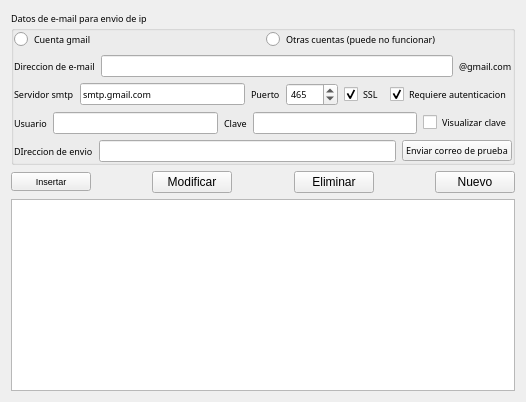
     <widget class="QWidget" name="tab_12">
      <attribute name="icon">
       <iconset resource="recoverdrake.qrc">
        <normaloff>:/Imagenes/mail.png</normaloff>:/Imagenes/mail.png</iconset>
      </attribute>
      <attribute name="title">
       <string>Correo</string>
      </attribute>
      <layout class="QGridLayout" name="gridLayout_39">
       <item row="0" column="0" colspan="8">
        <widget class="QGroupBox" name="groupBox_22">
         <property name="sizePolicy">
          <sizepolicy hsizetype="Expanding" vsizetype="Preferred">
           <horstretch>0</horstretch>
           <verstretch>0</verstretch>
          </sizepolicy>
         </property>
         <property name="font">
          <font>
           <family>Sans Serif</family>
           <pointsize>7</pointsize>
           <weight>50</weight>
           <italic>false</italic>
           <bold>false</bold>
          </font>
         </property>
         <property name="title">
          <string>Datos de e-mail para envio de ip</string>
         </property>
         <layout class="QGridLayout" name="gridLayout_34">
          <property name="leftMargin">
           <number>0</number>
          </property>
          <property name="topMargin">
           <number>0</number>
          </property>
          <property name="rightMargin">
           <number>0</number>
          </property>
          <property name="bottomMargin">
           <number>0</number>
          </property>
          <item row="0" column="0">
           <widget class="QRadioButton" name="radioButton_54">
            <property name="text">
             <string>Cuenta gmail</string>
            </property>
           </widget>
          </item>
          <item row="1" column="0" colspan="2">
           <layout class="QGridLayout" name="gridLayout_36">
            <item row="0" column="0">
             <widget class="QLabel" name="label_191">
              <property name="text">
               <string>Direccion de e-mail</string>
              </property>
             </widget>
            </item>
            <item row="0" column="1">
             <widget class="QLineEdit" name="lineEdit_8">
              <property name="whatsThis">
               <string>Si activas esta opcion tendras que abrir los puertos de tu router desde 5900 al 5910 minimo</string>
              </property>
              <property name="alignment">
               <set>Qt::AlignRight|Qt::AlignTrailing|Qt::AlignVCenter</set>
              </property>
             </widget>
            </item>
            <item row="0" column="2">
             <widget class="QLabel" name="label_192">
              <property name="text">
               <string>@gmail.com</string>
              </property>
             </widget>
            </item>
           </layout>
          </item>
          <item row="3" column="0" colspan="2">
           <layout class="QGridLayout" name="gridLayout_37">
            <item row="0" column="5">
             <widget class="QCheckBox" name="checkBox_6">
              <property name="text">
               <string>Requiere autenticacion</string>
              </property>
              <property name="checked">
               <bool>true</bool>
              </property>
             </widget>
            </item>
            <item row="0" column="4">
             <widget class="QCheckBox" name="checkBox_5">
              <property name="text">
               <string>SSL</string>
              </property>
              <property name="checked">
               <bool>true</bool>
              </property>
             </widget>
            </item>
            <item row="0" column="0">
             <widget class="QLabel" name="label_193">
              <property name="text">
               <string>Servidor smtp</string>
              </property>
             </widget>
            </item>
            <item row="0" column="1">
             <widget class="QLineEdit" name="lineEdit_9">
              <property name="text">
               <string>smtp.gmail.com</string>
              </property>
             </widget>
            </item>
            <item row="0" column="2">
             <widget class="QLabel" name="label_195">
              <property name="text">
               <string>Puerto</string>
              </property>
             </widget>
            </item>
            <item row="0" column="3">
             <widget class="QSpinBox" name="spinBox">
              <property name="maximum">
               <number>99999</number>
              </property>
              <property name="value">
               <number>465</number>
              </property>
             </widget>
            </item>
           </layout>
          </item>
          <item row="4" column="0" colspan="2">
           <layout class="QGridLayout" name="gridLayout_38">
            <item row="0" column="2">
             <widget class="QLabel" name="label_194">
              <property name="text">
               <string>Clave</string>
              </property>
             </widget>
            </item>
            <item row="0" column="3">
             <widget class="QLineEdit" name="lineEdit_10">
              <property name="echoMode">
               <enum>QLineEdit::Password</enum>
              </property>
             </widget>
            </item>
            <item row="0" column="4">
             <widget class="QCheckBox" name="checkBox_7">
              <property name="font">
               <font>
                <pointsize>7</pointsize>
               </font>
              </property>
              <property name="text">
               <string>Visualizar clave</string>
              </property>
             </widget>
            </item>
            <item row="0" column="0">
             <widget class="QLabel" name="label_190">
              <property name="text">
               <string>Usuario</string>
              </property>
             </widget>
            </item>
            <item row="0" column="1">
             <widget class="QLineEdit" name="lineEdit_12"/>
            </item>
           </layout>
          </item>
          <item row="0" column="1">
           <widget class="QRadioButton" name="radioButton_55">
            <property name="text">
             <string>Otras cuentas (puede no funcionar)</string>
            </property>
           </widget>
          </item>
          <item row="5" column="0" colspan="2">
           <layout class="QGridLayout" name="gridLayout_35">
            <item row="0" column="1">
             <widget class="QLineEdit" name="lineEdit_11"/>
            </item>
            <item row="0" column="0">
             <widget class="QLabel" name="label_189">
              <property name="text">
               <string>DIreccion de envio</string>
              </property>
             </widget>
            </item>
            <item row="0" column="2">
             <widget class="QPushButton" name="pushButton_17">
              <property name="text">
               <string>Enviar correo de prueba</string>
              </property>
              <property name="icon">
               <iconset resource="recoverdrake.qrc">
                <normaloff>:/Imagenes/mail.png</normaloff>:/Imagenes/mail.png</iconset>
              </property>
              <property name="iconSize">
               <size>
                <width>25</width>
                <height>25</height>
               </size>
              </property>
             </widget>
            </item>
           </layout>
          </item>
         </layout>
        </widget>
       </item>
       <item row="2" column="4">
        <widget class="QPushButton" name="pushButton_16">
         <property name="text">
          <string>Eliminar</string>
         </property>
         <property name="icon">
          <iconset resource="recoverdrake.qrc">
           <normaloff>:/Imagenes/bad.png</normaloff>:/Imagenes/bad.png</iconset>
         </property>
         <property name="iconSize">
          <size>
           <width>25</width>
           <height>25</height>
          </size>
         </property>
        </widget>
       </item>
       <item row="4" column="0" colspan="8">
        <widget class="QTableView" name="tableView_2">
         <property name="editTriggers">
          <set>QAbstractItemView::NoEditTriggers</set>
         </property>
         <property name="alternatingRowColors">
          <bool>true</bool>
         </property>
         <property name="selectionBehavior">
          <enum>QAbstractItemView::SelectRows</enum>
         </property>
        </widget>
       </item>
       <item row="2" column="0">
        <widget class="QPushButton" name="pushButton_14">
         <property name="font">
          <font>
           <pointsize>7</pointsize>
           <weight>50</weight>
           <bold>false</bold>
          </font>
         </property>
         <property name="text">
          <string>Insertar</string>
         </property>
         <property name="icon">
          <iconset resource="recoverdrake.qrc">
           <normaloff>:/Imagenes/good.png</normaloff>:/Imagenes/good.png</iconset>
         </property>
         <property name="iconSize">
          <size>
           <width>25</width>
           <height>25</height>
          </size>
         </property>
        </widget>
       </item>
       <item row="2" column="5">
        <spacer name="horizontalSpacer_14">
         <property name="orientation">
          <enum>Qt::Horizontal</enum>
         </property>
         <property name="sizeHint" stdset="0">
          <size>
           <width>40</width>
           <height>20</height>
          </size>
         </property>
        </spacer>
       </item>
       <item row="2" column="2">
        <widget class="QPushButton" name="pushButton_15">
         <property name="text">
          <string>Modificar</string>
         </property>
         <property name="icon">
          <iconset resource="recoverdrake.qrc">
           <normaloff>:/Imagenes/sustituir.png</normaloff>:/Imagenes/sustituir.png</iconset>
         </property>
         <property name="iconSize">
          <size>
           <width>25</width>
           <height>25</height>
          </size>
         </property>
        </widget>
       </item>
       <item row="2" column="1">
        <spacer name="horizontalSpacer_12">
         <property name="orientation">
          <enum>Qt::Horizontal</enum>
         </property>
         <property name="sizeHint" stdset="0">
          <size>
           <width>40</width>
           <height>20</height>
          </size>
         </property>
        </spacer>
       </item>
       <item row="2" column="3">
        <spacer name="horizontalSpacer_13">
         <property name="orientation">
          <enum>Qt::Horizontal</enum>
         </property>
         <property name="sizeHint" stdset="0">
          <size>
           <width>40</width>
           <height>20</height>
          </size>
         </property>
        </spacer>
       </item>
       <item row="2" column="6" colspan="2">
        <widget class="QPushButton" name="pushButton_18">
         <property name="text">
          <string>Nuevo</string>
         </property>
         <property name="icon">
          <iconset resource="recoverdrake.qrc">
           <normaloff>:/Imagenes/borrar.png</normaloff>:/Imagenes/borrar.png</iconset>
         </property>
         <property name="iconSize">
          <size>
           <width>25</width>
           <height>25</height>
          </size>
         </property>
        </widget>
       </item>
      </layout>
     </widget>
